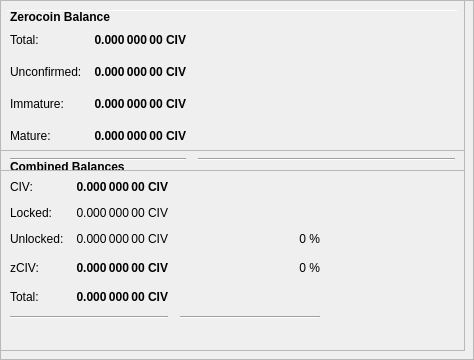
        <widget class="QFrame" name="frameObfuscation">
         <property name="minimumSize">
          <size>
           <width>0</width>
           <height>350</height>
          </size>
         </property>
         <property name="layoutDirection">
          <enum>Qt::LeftToRight</enum>
         </property>
         <property name="frameShape">
          <enum>QFrame::StyledPanel</enum>
         </property>
         <property name="frameShadow">
          <enum>QFrame::Raised</enum>
         </property>
         <widget class="QPushButton" name="runAutoDenom">
          <property name="geometry">
           <rect>
            <x>251</x>
            <y>17</y>
            <width>1</width>
            <height>1</height>
           </rect>
          </property>
          <property name="palette">
           <palette>
            <active>
             <colorrole role="WindowText">
              <brush brushstyle="SolidPattern">
               <color alpha="255">
                <red>0</red>
                <green>0</green>
                <blue>0</blue>
               </color>
              </brush>
             </colorrole>
             <colorrole role="Button">
              <brush brushstyle="SolidPattern">
               <color alpha="255">
                <red>239</red>
                <green>238</green>
                <blue>238</blue>
               </color>
              </brush>
             </colorrole>
             <colorrole role="Light">
              <brush brushstyle="SolidPattern">
               <color alpha="255">
                <red>255</red>
                <green>255</green>
                <blue>255</blue>
               </color>
              </brush>
             </colorrole>
             <colorrole role="Midlight">
              <brush brushstyle="SolidPattern">
               <color alpha="255">
                <red>247</red>
                <green>246</green>
                <blue>246</blue>
               </color>
              </brush>
             </colorrole>
             <colorrole role="Dark">
              <brush brushstyle="SolidPattern">
               <color alpha="255">
                <red>119</red>
                <green>119</green>
                <blue>119</blue>
               </color>
              </brush>
             </colorrole>
             <colorrole role="Mid">
              <brush brushstyle="SolidPattern">
               <color alpha="255">
                <red>159</red>
                <green>159</green>
                <blue>159</blue>
               </color>
              </brush>
             </colorrole>
             <colorrole role="Text">
              <brush brushstyle="SolidPattern">
               <color alpha="255">
                <red>0</red>
                <green>0</green>
                <blue>0</blue>
               </color>
              </brush>
             </colorrole>
             <colorrole role="BrightText">
              <brush brushstyle="SolidPattern">
               <color alpha="255">
                <red>255</red>
                <green>255</green>
                <blue>255</blue>
               </color>
              </brush>
             </colorrole>
             <colorrole role="ButtonText">
              <brush brushstyle="SolidPattern">
               <color alpha="255">
                <red>0</red>
                <green>0</green>
                <blue>0</blue>
               </color>
              </brush>
             </colorrole>
             <colorrole role="Base">
              <brush brushstyle="SolidPattern">
               <color alpha="255">
                <red>255</red>
                <green>255</green>
                <blue>255</blue>
               </color>
              </brush>
             </colorrole>
             <colorrole role="Window">
              <brush brushstyle="SolidPattern">
               <color alpha="255">
                <red>239</red>
                <green>238</green>
                <blue>238</blue>
               </color>
              </brush>
             </colorrole>
             <colorrole role="Shadow">
              <brush brushstyle="SolidPattern">
               <color alpha="255">
                <red>0</red>
                <green>0</green>
                <blue>0</blue>
               </color>
              </brush>
             </colorrole>
             <colorrole role="AlternateBase">
              <brush brushstyle="SolidPattern">
               <color alpha="255">
                <red>247</red>
                <green>246</green>
                <blue>246</blue>
               </color>
              </brush>
             </colorrole>
             <colorrole role="ToolTipBase">
              <brush brushstyle="SolidPattern">
               <color alpha="255">
                <red>255</red>
                <green>255</green>
                <blue>220</blue>
               </color>
              </brush>
             </colorrole>
             <colorrole role="ToolTipText">
              <brush brushstyle="SolidPattern">
               <color alpha="255">
                <red>0</red>
                <green>0</green>
                <blue>0</blue>
               </color>
              </brush>
             </colorrole>
            </active>
            <inactive>
             <colorrole role="WindowText">
              <brush brushstyle="SolidPattern">
               <color alpha="255">
                <red>0</red>
                <green>0</green>
                <blue>0</blue>
               </color>
              </brush>
             </colorrole>
             <colorrole role="Button">
              <brush brushstyle="SolidPattern">
               <color alpha="255">
                <red>239</red>
                <green>238</green>
                <blue>238</blue>
               </color>
              </brush>
             </colorrole>
             <colorrole role="Light">
              <brush brushstyle="SolidPattern">
               <color alpha="255">
                <red>255</red>
                <green>255</green>
                <blue>255</blue>
               </color>
              </brush>
             </colorrole>
             <colorrole role="Midlight">
              <brush brushstyle="SolidPattern">
               <color alpha="255">
                <red>247</red>
                <green>246</green>
                <blue>246</blue>
               </color>
              </brush>
             </colorrole>
             <colorrole role="Dark">
              <brush brushstyle="SolidPattern">
               <color alpha="255">
                <red>119</red>
                <green>119</green>
                <blue>119</blue>
               </color>
              </brush>
             </colorrole>
             <colorrole role="Mid">
              <brush brushstyle="SolidPattern">
               <color alpha="255">
                <red>159</red>
                <green>159</green>
                <blue>159</blue>
               </color>
              </brush>
             </colorrole>
             <colorrole role="Text">
              <brush brushstyle="SolidPattern">
               <color alpha="255">
                <red>0</red>
                <green>0</green>
                <blue>0</blue>
               </color>
              </brush>
             </colorrole>
             <colorrole role="BrightText">
              <brush brushstyle="SolidPattern">
               <color alpha="255">
                <red>255</red>
                <green>255</green>
                <blue>255</blue>
               </color>
              </brush>
             </colorrole>
             <colorrole role="ButtonText">
              <brush brushstyle="SolidPattern">
               <color alpha="255">
                <red>0</red>
                <green>0</green>
                <blue>0</blue>
               </color>
              </brush>
             </colorrole>
             <colorrole role="Base">
              <brush brushstyle="SolidPattern">
               <color alpha="255">
                <red>255</red>
                <green>255</green>
                <blue>255</blue>
               </color>
              </brush>
             </colorrole>
             <colorrole role="Window">
              <brush brushstyle="SolidPattern">
               <color alpha="255">
                <red>239</red>
                <green>238</green>
                <blue>238</blue>
               </color>
              </brush>
             </colorrole>
             <colorrole role="Shadow">
              <brush brushstyle="SolidPattern">
               <color alpha="255">
                <red>0</red>
                <green>0</green>
                <blue>0</blue>
               </color>
              </brush>
             </colorrole>
             <colorrole role="AlternateBase">
              <brush brushstyle="SolidPattern">
               <color alpha="255">
                <red>247</red>
                <green>246</green>
                <blue>246</blue>
               </color>
              </brush>
             </colorrole>
             <colorrole role="ToolTipBase">
              <brush brushstyle="SolidPattern">
               <color alpha="255">
                <red>255</red>
                <green>255</green>
                <blue>220</blue>
               </color>
              </brush>
             </colorrole>
             <colorrole role="ToolTipText">
              <brush brushstyle="SolidPattern">
               <color alpha="255">
                <red>0</red>
                <green>0</green>
                <blue>0</blue>
               </color>
              </brush>
             </colorrole>
            </inactive>
            <disabled>
             <colorrole role="WindowText">
              <brush brushstyle="SolidPattern">
               <color alpha="255">
                <red>119</red>
                <green>119</green>
                <blue>119</blue>
               </color>
              </brush>
             </colorrole>
             <colorrole role="Button">
              <brush brushstyle="SolidPattern">
               <color alpha="255">
                <red>239</red>
                <green>238</green>
                <blue>238</blue>
               </color>
              </brush>
             </colorrole>
             <colorrole role="Light">
              <brush brushstyle="SolidPattern">
               <color alpha="255">
                <red>255</red>
                <green>255</green>
                <blue>255</blue>
               </color>
              </brush>
             </colorrole>
             <colorrole role="Midlight">
              <brush brushstyle="SolidPattern">
               <color alpha="255">
                <red>247</red>
                <green>246</green>
                <blue>246</blue>
               </color>
              </brush>
             </colorrole>
             <colorrole role="Dark">
              <brush brushstyle="SolidPattern">
               <color alpha="255">
                <red>119</red>
                <green>119</green>
                <blue>119</blue>
               </color>
              </brush>
             </colorrole>
             <colorrole role="Mid">
              <brush brushstyle="SolidPattern">
               <color alpha="255">
                <red>159</red>
                <green>159</green>
                <blue>159</blue>
               </color>
              </brush>
             </colorrole>
             <colorrole role="Text">
              <brush brushstyle="SolidPattern">
               <color alpha="255">
                <red>119</red>
                <green>119</green>
                <blue>119</blue>
               </color>
              </brush>
             </colorrole>
             <colorrole role="BrightText">
              <brush brushstyle="SolidPattern">
               <color alpha="255">
                <red>255</red>
                <green>255</green>
                <blue>255</blue>
               </color>
              </brush>
             </colorrole>
             <colorrole role="ButtonText">
              <brush brushstyle="SolidPattern">
               <color alpha="255">
                <red>119</red>
                <green>119</green>
                <blue>119</blue>
               </color>
              </brush>
             </colorrole>
             <colorrole role="Base">
              <brush brushstyle="SolidPattern">
               <color alpha="255">
                <red>239</red>
                <green>238</green>
                <blue>238</blue>
               </color>
              </brush>
             </colorrole>
             <colorrole role="Window">
              <brush brushstyle="SolidPattern">
               <color alpha="255">
                <red>239</red>
                <green>238</green>
                <blue>238</blue>
               </color>
              </brush>
             </colorrole>
             <colorrole role="Shadow">
              <brush brushstyle="SolidPattern">
               <color alpha="255">
                <red>0</red>
                <green>0</green>
                <blue>0</blue>
               </color>
              </brush>
             </colorrole>
             <colorrole role="AlternateBase">
              <brush brushstyle="SolidPattern">
               <color alpha="255">
                <red>239</red>
                <green>238</green>
                <blue>238</blue>
               </color>
              </brush>
             </colorrole>
             <colorrole role="ToolTipBase">
              <brush brushstyle="SolidPattern">
               <color alpha="255">
                <red>255</red>
                <green>255</green>
                <blue>220</blue>
               </color>
              </brush>
             </colorrole>
             <colorrole role="ToolTipText">
              <brush brushstyle="SolidPattern">
               <color alpha="255">
                <red>0</red>
                <green>0</green>
                <blue>0</blue>
               </color>
              </brush>
             </colorrole>
            </disabled>
           </palette>
          </property>
          <property name="focusPolicy">
           <enum>Qt::NoFocus</enum>
          </property>
          <property name="autoFillBackground">
           <bool>true</bool>
          </property>
          <property name="text">
           <string/>
          </property>
          <property name="flat">
           <bool>true</bool>
          </property>
         </widget>
         <widget class="Line" name="line">
          <property name="geometry">
           <rect>
            <x>7</x>
            <y>10</y>
            <width>451</width>
            <height>1</height>
           </rect>
          </property>
          <property name="orientation">
           <enum>Qt::Horizontal</enum>
          </property>
         </widget>
         <widget class="QFrame" name="frame_3">
          <property name="geometry">
           <rect>
            <x>0</x>
            <y>150</y>
            <width>465</width>
            <height>201</height>
           </rect>
          </property>
          <property name="frameShape">
           <enum>QFrame::StyledPanel</enum>
          </property>
          <property name="frameShadow">
           <enum>QFrame::Raised</enum>
          </property>
          <layout class="QVBoxLayout" name="verticalLayout_5">
           <item>
            <layout class="QHBoxLayout" name="horizontalLayout_5" stretch="0">
             <item>
              <widget class="QLabel" name="label_5z">
               <property name="maximumSize">
                <size>
                 <width>16777215</width>
                 <height>20</height>
                </size>
               </property>
               <property name="font">
                <font>
                 <weight>75</weight>
                 <bold>true</bold>
                </font>
               </property>
               <property name="toolTip">
                <string>Combined Balances (including unconfirmed and immature coins)</string>
               </property>
               <property name="text">
                <string>&lt;html&gt;&lt;head/&gt;&lt;body&gt;&lt;p&gt;Combined Balances&lt;/p&gt;&lt;/body&gt;&lt;/html&gt;</string>
               </property>
              </widget>
             </item>
            </layout>
           </item>
           <item>
            <layout class="QGridLayout" name="gridLayout_3">
             <property name="spacing">
              <number>12</number>
             </property>
             <item row="7" column="0" colspan="2">
              <widget class="Line" name="lineSpendableBalance_3">
               <property name="orientation">
                <enum>Qt::Horizontal</enum>
               </property>
              </widget>
             </item>
             <item row="7" column="2">
              <widget class="Line" name="lineWatchBalance_3">
               <property name="sizePolicy">
                <sizepolicy hsizetype="Preferred" vsizetype="Fixed">
                 <horstretch>0</horstretch>
                 <verstretch>0</verstretch>
                </sizepolicy>
               </property>
               <property name="minimumSize">
                <size>
                 <width>140</width>
                 <height>0</height>
                </size>
               </property>
               <property name="orientation">
                <enum>Qt::Horizontal</enum>
               </property>
              </widget>
             </item>
             <item row="4" column="1">
              <widget class="QLabel" name="labelzBalancez">
               <property name="font">
                <font>
                 <weight>75</weight>
                 <bold>true</bold>
                </font>
               </property>
               <property name="cursor">
                <cursorShape>IBeamCursor</cursorShape>
               </property>
               <property name="toolTip">
                <string>Total of transactions that have yet to be confirmed, and do not yet count toward the spendable balance</string>
               </property>
               <property name="text">
                <string notr="true">0.000 000 00 CIV</string>
               </property>
               <property name="alignment">
                <set>Qt::AlignRight|Qt::AlignTrailing|Qt::AlignVCenter</set>
               </property>
               <property name="textInteractionFlags">
                <set>Qt::LinksAccessibleByMouse|Qt::TextSelectableByKeyboard|Qt::TextSelectableByMouse</set>
               </property>
              </widget>
             </item>
             <item row="6" column="1">
              <widget class="QLabel" name="labelTotalz">
               <property name="font">
                <font>
                 <weight>75</weight>
                 <bold>true</bold>
                </font>
               </property>
               <property name="cursor">
                <cursorShape>IBeamCursor</cursorShape>
               </property>
               <property name="toolTip">
                <string>Total Balance, including unconfirmed and immature coins.</string>
               </property>
               <property name="text">
                <string notr="true">0.000 000 00 CIV</string>
               </property>
               <property name="alignment">
                <set>Qt::AlignRight|Qt::AlignTrailing|Qt::AlignVCenter</set>
               </property>
               <property name="textInteractionFlags">
                <set>Qt::LinksAccessibleByMouse|Qt::TextSelectableByKeyboard|Qt::TextSelectableByMouse</set>
               </property>
              </widget>
             </item>
             <item row="4" column="3">
              <spacer name="horizontalSpacer_6">
               <property name="orientation">
                <enum>Qt::Horizontal</enum>
               </property>
               <property name="sizeHint" stdset="0">
                <size>
                 <width>40</width>
                 <height>20</height>
                </size>
               </property>
              </spacer>
             </item>
             <item row="6" column="0">
              <widget class="QLabel" name="labelTotalTextz">
               <property name="text">
                <string>Total:</string>
               </property>
              </widget>
             </item>
             <item row="1" column="0">
              <widget class="QLabel" name="labelBalanceTextz">
               <property name="text">
                <string>CIV:</string>
               </property>
              </widget>
             </item>
             <item row="1" column="1">
              <widget class="QLabel" name="labelBalancez">
               <property name="font">
                <font>
                 <weight>75</weight>
                 <bold>true</bold>
                </font>
               </property>
               <property name="cursor">
                <cursorShape>IBeamCursor</cursorShape>
               </property>
               <property name="toolTip">
                <string>Your current spendable balance</string>
               </property>
               <property name="text">
                <string notr="true">0.000 000 00 CIV</string>
               </property>
               <property name="alignment">
                <set>Qt::AlignRight|Qt::AlignTrailing|Qt::AlignVCenter</set>
               </property>
               <property name="textInteractionFlags">
                <set>Qt::LinksAccessibleByMouse|Qt::TextSelectableByKeyboard|Qt::TextSelectableByMouse</set>
               </property>
              </widget>
             </item>
             <item row="4" column="0">
              <widget class="QLabel" name="labelzBalanceTextz">
               <property name="toolTip">
                <string/>
               </property>
               <property name="text">
                <string>zCIV:</string>
               </property>
              </widget>
             </item>
             <item row="4" column="2">
              <widget class="QLabel" name="labelzCIVPercent">
               <property name="toolTip">
                <string>Current percentage of zCIV.
If AutoMint is enabled this percentage will settle around the configured AutoMint percentage (default = 10%)</string>
               </property>
               <property name="text">
                <string>0 %</string>
               </property>
               <property name="alignment">
                <set>Qt::AlignRight|Qt::AlignTrailing|Qt::AlignVCenter</set>
               </property>
              </widget>
             </item>
             <item row="6" column="2">
              <widget class="QLabel" name="label100Percent">
               <property name="text">
                <string/>
               </property>
               <property name="alignment">
                <set>Qt::AlignRight|Qt::AlignTrailing|Qt::AlignVCenter</set>
               </property>
              </widget>
             </item>
             <item row="2" column="1">
              <widget class="QLabel" name="labelLockedBalance">
               <property name="toolTip">
                <string>Locked CIV or Masternode collaterals. These are excluded from zCIV minting.</string>
               </property>
               <property name="text">
                <string>0.000 000 00 CIV</string>
               </property>
               <property name="alignment">
                <set>Qt::AlignRight|Qt::AlignTrailing|Qt::AlignVCenter</set>
               </property>
              </widget>
             </item>
             <item row="2" column="0">
              <widget class="QLabel" name="labelLockedBalanceText">
               <property name="toolTip">
                <string>Locked CIV or Masternode collaterals. These are excluded from zCIV minting.</string>
               </property>
               <property name="text">
                <string>Locked:</string>
               </property>
              </widget>
             </item>
             <item row="3" column="0">
              <widget class="QLabel" name="labelUnLockedBalanceText">
               <property name="toolTip">
                <string>Unlocked CIVs. These can be used for zCIV minting.</string>
               </property>
               <property name="text">
                <string>Unlocked:</string>
               </property>
              </widget>
             </item>
             <item row="3" column="1">
              <widget class="QLabel" name="labelUnLockedBalance">
               <property name="toolTip">
                <string>Unlocked CIVs. These can be used for zCIV minting.</string>
               </property>
               <property name="text">
                <string>0.000 000 00 CIV</string>
               </property>
               <property name="alignment">
                <set>Qt::AlignRight|Qt::AlignTrailing|Qt::AlignVCenter</set>
               </property>
              </widget>
             </item>
             <item row="3" column="2">
              <widget class="QLabel" name="labelCIVPercent">
               <property name="text">
                <string>0 %</string>
               </property>
               <property name="alignment">
                <set>Qt::AlignRight|Qt::AlignTrailing|Qt::AlignVCenter</set>
               </property>
              </widget>
             </item>
            </layout>
           </item>
           <item>
            <spacer name="verticalSpacer">
             <property name="orientation">
              <enum>Qt::Vertical</enum>
             </property>
             <property name="sizeHint" stdset="0">
              <size>
               <width>20</width>
               <height>40</height>
              </size>
             </property>
            </spacer>
           </item>
          </layout>
         </widget>
         <widget class="QFrame" name="frame_4">
          <property name="geometry">
           <rect>
            <x>0</x>
            <y>0</y>
            <width>465</width>
            <height>171</height>
           </rect>
          </property>
          <property name="frameShape">
           <enum>QFrame::StyledPanel</enum>
          </property>
          <property name="frameShadow">
           <enum>QFrame::Raised</enum>
          </property>
          <layout class="QVBoxLayout" name="verticalLayout_7">
           <item>
            <layout class="QHBoxLayout" name="horizontalLayout_8" stretch="0">
             <item>
              <widget class="QLabel" name="label_5z_3">
               <property name="maximumSize">
                <size>
                 <width>16777215</width>
                 <height>20</height>
                </size>
               </property>
               <property name="font">
                <font>
                 <weight>75</weight>
                 <bold>true</bold>
                </font>
               </property>
               <property name="text">
                <string>Zerocoin Balance</string>
               </property>
              </widget>
             </item>
            </layout>
           </item>
           <item>
            <layout class="QGridLayout" name="gridLayout_5">
             <property name="spacing">
              <number>12</number>
             </property>
             <item row="4" column="0">
              <widget class="QLabel" name="labelzBalanceMatureText">
               <property name="toolTip">
                <string>Mature: more than 20 confirmation and more than 3 mints of the same denomination after it was minted.
These zCIV are spendable.</string>
               </property>
               <property name="text">
                <string>Mature:</string>
               </property>
              </widget>
             </item>
             <item row="5" column="0" colspan="2">
              <widget class="Line" name="lineSpendableBalance_5">
               <property name="orientation">
                <enum>Qt::Horizontal</enum>
               </property>
              </widget>
             </item>
             <item row="1" column="1">
              <widget class="QLabel" name="labelzBalance">
               <property name="font">
                <font>
                 <weight>75</weight>
                 <bold>true</bold>
                </font>
               </property>
               <property name="cursor">
                <cursorShape>IBeamCursor</cursorShape>
               </property>
               <property name="toolTip">
                <string>All available zCIV, unconfirmed and immature zCIV included.</string>
               </property>
               <property name="text">
                <string notr="true">0.000 000 00 CIV</string>
               </property>
               <property name="alignment">
                <set>Qt::AlignRight|Qt::AlignTrailing|Qt::AlignVCenter</set>
               </property>
               <property name="textInteractionFlags">
                <set>Qt::LinksAccessibleByMouse|Qt::TextSelectableByKeyboard|Qt::TextSelectableByMouse</set>
               </property>
              </widget>
             </item>
             <item row="5" column="2">
              <widget class="Line" name="lineWatchBalance_5">
               <property name="sizePolicy">
                <sizepolicy hsizetype="Preferred" vsizetype="Fixed">
                 <horstretch>0</horstretch>
                 <verstretch>0</verstretch>
                </sizepolicy>
               </property>
               <property name="minimumSize">
                <size>
                 <width>140</width>
                 <height>0</height>
                </size>
               </property>
               <property name="orientation">
                <enum>Qt::Horizontal</enum>
               </property>
              </widget>
             </item>
             <item row="1" column="0">
              <widget class="QLabel" name="labelzBalanceText">
               <property name="toolTip">
                <string>All available zCIV, unconfirmed and immature zCIV included.</string>
               </property>
               <property name="text">
                <string>Total:</string>
               </property>
              </widget>
             </item>
             <item row="1" column="2">
              <spacer name="horizontalSpacer_8">
               <property name="orientation">
                <enum>Qt::Horizontal</enum>
               </property>
               <property name="sizeHint" stdset="0">
                <size>
                 <width>40</width>
                 <height>20</height>
                </size>
               </property>
              </spacer>
             </item>
             <item row="4" column="2">
              <spacer name="horizontalSpacer_4">
               <property name="orientation">
                <enum>Qt::Horizontal</enum>
               </property>
               <property name="sizeHint" stdset="0">
                <size>
                 <width>40</width>
                 <height>20</height>
                </size>
               </property>
              </spacer>
             </item>
             <item row="4" column="1">
              <widget class="QLabel" name="labelzBalanceMature">
               <property name="font">
                <font>
                 <weight>75</weight>
                 <bold>true</bold>
                </font>
               </property>
               <property name="toolTip">
                <string>Mature: more than 20 confirmation and more than 3 mints of the same denomination after it was minted.
These zCIV are spendable.</string>
               </property>
               <property name="text">
                <string>0.000 000 00 CIV</string>
               </property>
               <property name="alignment">
                <set>Qt::AlignRight|Qt::AlignTrailing|Qt::AlignVCenter</set>
               </property>
              </widget>
             </item>
             <item row="2" column="0">
              <widget class="QLabel" name="labelzBalanceUnconfirmedText">
               <property name="toolTip">
                <string>Unconfirmed: less than 20 confirmations
Immature: confirmed, but less than 3 mints of the same denomination after it was minted</string>
               </property>
               <property name="text">
                <string>Unconfirmed:</string>
               </property>
              </widget>
             </item>
             <item row="2" column="1">
              <widget class="QLabel" name="labelzBalanceUnconfirmed">
               <property name="font">
                <font>
                 <weight>75</weight>
                 <bold>true</bold>
                </font>
               </property>
               <property name="toolTip">
                <string>Unconfirmed: less than 20 confirmations
Immature: confirmed, but less than 3 mints of the same denomination after it was minted</string>
               </property>
               <property name="text">
                <string>0.000 000 00 CIV</string>
               </property>
               <property name="alignment">
                <set>Qt::AlignRight|Qt::AlignTrailing|Qt::AlignVCenter</set>
               </property>
              </widget>
             </item>
             <item row="2" column="2">
              <spacer name="horizontalSpacer_5">
               <property name="orientation">
                <enum>Qt::Horizontal</enum>
               </property>
               <property name="sizeHint" stdset="0">
                <size>
                 <width>40</width>
                 <height>20</height>
                </size>
               </property>
              </spacer>
             </item>
             <item row="3" column="0">
              <widget class="QLabel" name="labelzBalanceImmatureText">
               <property name="toolTip">
                <string>Unconfirmed: less than 20 confirmations
Immature: confirmed, but less than 3 mints of the same denomination after it was minted</string>
               </property>
               <property name="text">
                <string>Immature:</string>
               </property>
              </widget>
             </item>
             <item row="3" column="1">
              <widget class="QLabel" name="labelzBalanceImmature">
               <property name="font">
                <font>
                 <weight>75</weight>
                 <bold>true</bold>
                </font>
               </property>
               <property name="toolTip">
                <string>Unconfirmed: less than 20 confirmations
Immature: confirmed, but less than 3 mints of the same denomination after it was minted</string>
               </property>
               <property name="text">
                <string>0.000 000 00 CIV</string>
               </property>
               <property name="alignment">
                <set>Qt::AlignRight|Qt::AlignTrailing|Qt::AlignVCenter</set>
               </property>
              </widget>
             </item>
             <item row="3" column="2">
              <spacer name="horizontalSpacer_7">
               <property name="orientation">
                <enum>Qt::Horizontal</enum>
               </property>
               <property name="sizeHint" stdset="0">
                <size>
                 <width>40</width>
                 <height>20</height>
                </size>
               </property>
              </spacer>
             </item>
            </layout>
           </item>
          </layout>
         </widget>
        </widget>
